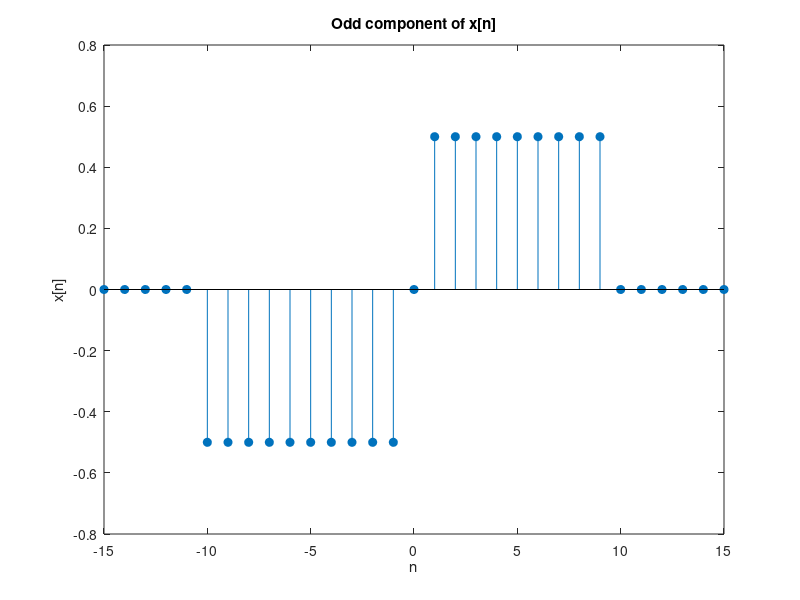

MATLAB code for this plot:
%Snehal Gupta
%2016201
%Assignment 1

%% Question 5(a)
a=-5:5;
b= 2.*(a ==-2)-(a == 4);
stem(a,b,'filled');
xlabel('n');
ylabel('x[n]');
title('Question 5(a)');

%% Question 5(b)
a=0:20;
b=a.*( (a>=0 )- (a>=10));
c=10.*exp(-0.3*(a-10)).*((a>=10)-(a>=20));
b=b+c;
stem(a,b,'filled');
xlabel('n');
ylabel('x[n]');
title('Question 5(b)');

%% Question 5(c)
a=randn(1,51);
b=0:50;
c=cos(0.04*pi*b)+0.02.*a;
stem(b,c,'filled');
xlabel('n');
ylabel('x[n]');
title('Question 5(c)');

%% Question 6(a)
a=-15:15;
b=((a>=0)-(a>=10));
c=((a>=-10)-(a>0));
b=(b+c)./2;
stem(a,b,'filled');
xlabel('n');
ylabel('x[n]');
title('Even component of x[n]');

%% Question 6(b)
a=-15:15;
b=((a>=0)-(a>=10));
c=((a>=-10)-(a>0));
b=(b-c)./2;
stem(a,b,'filled');
xlabel('n');
ylabel('x[n]');
title('Odd component of x[n]');